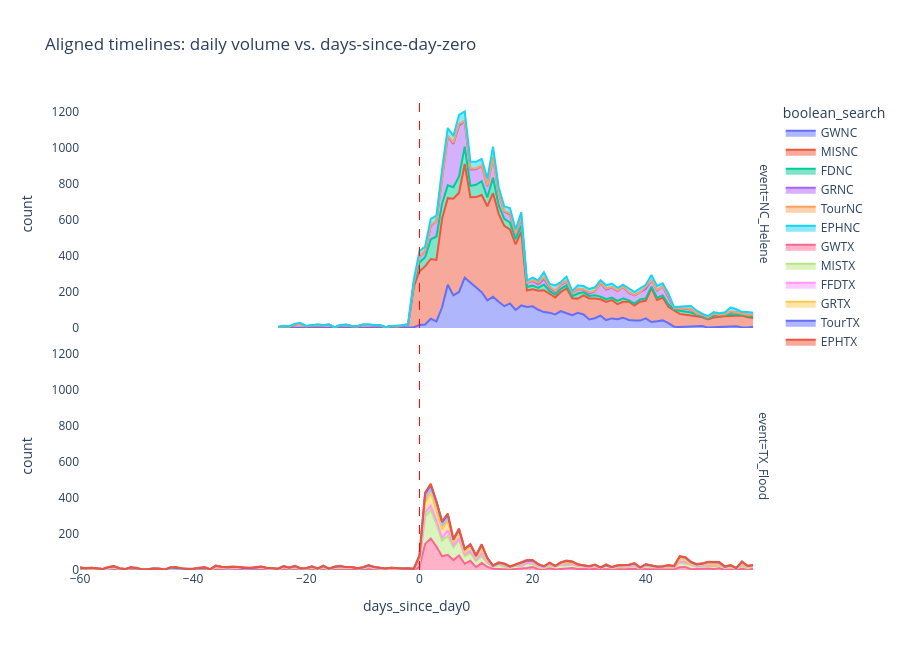

The cell this chart's notebook holds for it:
### Markdown cell above
### 7.2 Aligned-timeline streamgraph — event arcs on a common axis

Daily document volume per boolean search, with each event's x-axis re-centered so day-zero = 0. Lets you compare "how does the arc of LA Fires discourse compare to NC Helene" without the events' actual calendar positions getting in the way.

### Code cell
rows = []
for event, day0_str in EVENT_DAY_ZERO.items():
    day0 = datetime.fromisoformat(day0_str).replace(tzinfo=timezone.utc)
    for bs in BOOLEAN_SEARCHES:
        if bs["event"] != event:
            continue
        sub = df[df[f"bool_{bs['name']}"] & df["timestamp"].between(
            day0 - timedelta(days=WINDOW_DAYS), day0 + timedelta(days=WINDOW_DAYS))]
        if sub.empty:
            continue
        daily = sub.groupby(sub["timestamp"].dt.date).size().reset_index(name="count")
        daily["days_since_day0"] = daily["timestamp"].apply(
            lambda d: (datetime.combine(d, datetime.min.time(), tzinfo=timezone.utc) - day0).days)
        daily["event"] = event
        daily["boolean_search"] = bs["name"]
        rows.append(daily[["days_since_day0", "count", "event", "boolean_search"]])

if rows:
    aligned = pd.concat(rows, ignore_index=True)
    fig_aligned = px.area(aligned, x="days_since_day0", y="count", color="boolean_search",
                          facet_row="event", title="Aligned timelines: daily volume vs. days-since-day-zero",
                          height=650)
    fig_aligned.add_vline(x=0, line=dict(color="red", width=1, dash="dash"))
    fig_aligned.update_layout(plot_bgcolor="white")
    fig_aligned.write_html(str(OUTPUT_DIR / "aligned_timelines.html"), include_plotlyjs="cdn")
    fig_aligned.show()
else:
    print("  No data in event windows to plot aligned timelines.")

### Figure 1 — Plotly figure (JSON) as saved in the notebook; plotly's stock layout.template omitted (floating-point values rounded to 4 significant figures)
{"data": [{"fillpattern": {"shape": ""}, "hovertemplate": "boolean_search=GWNC<br>event=NC_Helene<br>days_since_day0=%{x}<br>count=%{y}<extra></extra>", "legendgroup": "GWNC", "line": {"color": "#636efa"}, "marker": {"symbol": "circle"}, "mode": "lines", "name": "GWNC", "orientation": "v", "showlegend": true, "stackgroup": "1", "type": "scatter", "x": [-25, -24, -21, -17, -16, -14, -11, -8, -7, -3, -2, -1, 0, 1, 2, 3, 4, 5, 6, 7, 8, 9, 10, 11, 12, 13, 14, 15, 16, 17, 18, 19, 20, 21, 22, 23, 24, 25, 26, 27, 28, 29, 30, 31, 32, 33, 34, 35, 36, 37, 38, 39, 40, 41, 42, 43, 44, 45, 46, 47, 48, 49, 50, 51, 52, 53, 54, 55, 56, 57, 58, 59], "xaxis": "x2", "y": [2, 1, 1, 1, 1, 1, 1, 1, 1, 1, 1, 4, 17, 19, 51, 37, 115, 240, 181, 200, 279, 252, 229, 199, 153, 173, 145, 121, 136, 100, 125, 116, 120, 101, 88, 85, 75, 93, 82, 71, 84, 75, 47, 54, 68, 44, 53, 49, 57, 44, 41, 41, 53, 33, 37, 42, 27, 7, 5, 7, 7, 8, 11, 2, 4, 3, 6, 10, 9, 3, 2, 7], "yaxis": "y2"}, {"fillpattern": {"shape": ""}, "hovertemplate": "boolean_search=MISNC<br>event=NC_Helene<br>days_since_day0=%{x}<br>count=%{y}<extra></extra>", "legendgroup": "MISNC", "line": {"color": "#EF553B"}, "marker": {"symbol": "circle"}, "mode": "lines", "name": "MISNC", "orientation": "v", "showlegend": true, "stackgroup": "1", "type": "scatter", "x": [-25, -24, -23, -22, -21, -20, -19, -18, -17, -16, -15, -14, -13, -12, -11, -10, -9, -8, -7, -6, -5, -4, -3, -2, -1, 0, 1, 2, 3, 4, 5, 6, 7, 8, 9, 10, 11, 12, 13, 14, 15, 16, 17, 18, 19, 20, 21, 22, 23, 24, 25, 26, 27, 28, 29, 30, 31, 32, 33, 34, 35, 36, 37, 38, 39, 40, 41, 42, 43, 44, 45, 46, 47, 48, 49, 50, 51, 52, 53, 54, 55, 56, 57, 58, 59], "xaxis": "x2", "y": [3, 6, 5, 20, 22, 9, 14, 13, 12, 16, 3, 13, 16, 9, 5, 17, 16, 12, 12, 4, 9, 8, 11, 16, 224, 298, 323, 332, 341, 491, 481, 537, 551, 632, 474, 498, 539, 523, 576, 489, 446, 411, 364, 410, 92, 95, 106, 121, 105, 94, 107, 138, 94, 79, 106, 117, 110, 91, 101, 102, 83, 88, 102, 83, 105, 98, 189, 118, 127, 91, 90, 73, 66, 64, 57, 48, 45, 54, 60, 59, 56, 58, 66, 58, 48], "yaxis": "y2"}, {"fillpattern": {"shape": ""}, "hovertemplate": "boolean_search=FDNC<br>event=NC_Helene<br>days_since_day0=%{x}<br>count=%{y}<extra></extra>", "legendgroup": "FDNC", "line": {"color": "#00cc96"}, "marker": {"symbol": "circle"}, "mode": "lines", "name": "FDNC", "orientation": "v", "showlegend": true, "stackgroup": "1", "type": "scatter", "x": [-24, -23, -17, -16, -13, -11, -10, -5, -2, -1, 0, 1, 2, 3, 4, 5, 6, 7, 8, 9, 10, 11, 12, 13, 14, 15, 16, 17, 18, 19, 20, 21, 22, 23, 24, 25, 26, 27, 28, 29, 30, 31, 32, 33, 34, 35, 36, 37, 38, 39, 40, 41, 42, 43, 44, 45, 46, 47, 48, 49, 50, 51, 52, 53, 54, 55, 56, 57, 58, 59], "xaxis": "x2", "y": [1, 2, 1, 1, 1, 1, 1, 1, 1, 12, 49, 51, 109, 130, 85, 71, 64, 91, 96, 63, 68, 77, 49, 85, 48, 39, 39, 29, 34, 20, 20, 16, 32, 16, 16, 17, 17, 12, 28, 17, 14, 18, 15, 15, 14, 18, 19, 7, 11, 12, 13, 7, 13, 12, 14, 4, 17, 17, 15, 9, 6, 6, 11, 5, 5, 10, 9, 5, 7, 10], "yaxis": "y2"}, {"fillpattern": {"shape": ""}, "hovertemplate": "boolean_search=GRNC<br>event=NC_Helene<br>days_since_day0=%{x}<br>count=%{y}<extra></extra>", "legendgroup": "GRNC", "line": {"color": "#ab63fa"}, "marker": {"symbol": "circle"}, "mode": "lines", "name": "GRNC", "orientation": "v", "showlegend": true, "stackgroup": "1", "type": "scatter", "x": [-24, -23, -17, -16, -14, -13, -11, -5, -2, -1, 0, 1, 2, 3, 4, 5, 6, 7, 8, 9, 10, 11, 12, 13, 14, 15, 16, 17, 18, 19, 20, 21, 22, 23, 24, 25, 26, 27, 28, 29, 30, 31, 32, 33, 34, 35, 36, 37, 38, 39, 40, 41, 42, 43, 44, 45, 46, 47, 48, 49, 50, 51, 52, 53, 54, 55, 56, 57, 58, 59], "xaxis": "x2", "y": [1, 1, 1, 1, 1, 1, 1, 1, 1, 13, 30, 35, 75, 86, 139, 271, 241, 282, 141, 91, 87, 85, 62, 114, 65, 39, 45, 28, 41, 22, 26, 20, 31, 19, 15, 24, 21, 17, 24, 15, 13, 21, 74, 53, 55, 54, 65, 41, 46, 41, 53, 35, 40, 49, 35, 7, 14, 16, 17, 6, 6, 6, 9, 5, 6, 13, 11, 7, 7, 10], "yaxis": "y2"}, {"fillpattern": {"shape": ""}, "hovertemplate": "boolean_search=TourNC<br>event=NC_Helene<br>days_since_day0=%{x}<br>count=%{y}<extra></extra>", "legendgroup": "TourNC", "line": {"color": "#FFA15A"}, "marker": {"symbol": "circle"}, "mode": "lines", "name": "TourNC", "orientation": "v", "showlegend": true, "stackgroup": "1", "type": "scatter", "x": [-2, 0, 1, 2, 3, 4, 5, 6, 7, 8, 9, 10, 11, 12, 13, 14, 15, 16, 17, 18, 19, 20, 21, 22, 23, 24, 25, 26, 27, 28, 29, 30, 31, 32, 33, 34, 35, 36, 37, 38, 40, 42, 43, 44, 45, 47, 48, 50, 52, 53, 55], "xaxis": "x2", "y": [1, 3, 1, 2, 2, 10, 6, 6, 10, 3, 6, 4, 3, 4, 1, 2, 3, 6, 4, 5, 2, 3, 8, 10, 6, 5, 4, 4, 2, 2, 2, 6, 2, 2, 6, 3, 2, 2, 5, 3, 11, 3, 1, 11, 1, 3, 3, 2, 1, 1, 3], "yaxis": "y2"}, {"fillpattern": {"shape": ""}, "hovertemplate": "boolean_search=EPHNC<br>event=NC_Helene<br>days_since_day0=%{x}<br>count=%{y}<extra></extra>", "legendgroup": "EPHNC", "line": {"color": "#19d3f3"}, "marker": {"symbol": "circle"}, "mode": "lines", "name": "EPHNC", "orientation": "v", "showlegend": true, "stackgroup": "1", "type": "scatter", "x": [-25, -24, -23, -22, -21, -20, -19, -18, -17, -15, -14, -13, -12, -11, -10, -9, -8, -7, -6, -4, -3, -2, -1, 0, 1, 2, 3, 4, 5, 6, 7, 8, 9, 10, 11, 12, 13, 14, 15, 16, 17, 18, 19, 20, 21, 22, 23, 24, 25, 26, 27, 28, 29, 30, 31, 32, 33, 34, 35, 36, 37, 38, 39, 40, 41, 42, 43, 44, 45, 46, 47, 48, 49, 50, 51, 52, 53, 54, 55, 56, 57, 58, 59], "xaxis": "x2", "y": [2, 3, 2, 4, 4, 3, 1, 8, 2, 1, 2, 1, 3, 3, 1, 5, 3, 3, 2, 4, 3, 2, 15, 29, 24, 37, 28, 43, 42, 38, 50, 52, 39, 37, 36, 39, 58, 33, 27, 29, 22, 28, 11, 15, 13, 27, 14, 31, 10, 23, 10, 20, 18, 19, 21, 15, 18, 20, 17, 9, 19, 15, 21, 12, 30, 22, 17, 14, 7, 11, 11, 16, 16, 6, 7, 9, 8, 11, 22, 17, 8, 14, 9], "yaxis": "y2"}, {"fillpattern": {"shape": ""}, "hovertemplate": "boolean_search=GWTX<br>event=TX_Flood<br>days_since_day0=%{x}<br>count=%{y}<extra></extra>", "legendgroup": "GWTX", "line": {"color": "#FF6692"}, "marker": {"symbol": "circle"}, "mode": "lines", "name": "GWTX", "orientation": "v", "showlegend": true, "stackgroup": "1", "type": "scatter", "x": [-60, -57, -55, -54, -53, -52, -51, -50, -48, -47, -46, -44, -43, -41, -39, -38, -36, -35, -34, -33, -32, -30, -29, -28, -27, -26, -25, -24, -23, -22, -19, -17, -16, -15, -14, -13, -12, -10, -9, -8, -7, -6, -5, -4, -3, -1, 0, 1, 2, 3, 4, 5, 6, 7, 8, 9, 10, 11, 12, 13, 14, 15, 16, 17, 18, 19, 20, 21, 22, 23, 24, 25, 26, 27, 28, 29, 30, 31, 32, 33, 34, 35, 36, 37, 38, 39, 40, 41, 42, 43, 44, 45, 46, 47, 48, 49, 50, 51, 52, 53, 54, 55, 56, 57, 58, 59], "xaxis": "x", "y": [3, 1, 4, 4, 1, 1, 4, 2, 1, 1, 2, 3, 1, 1, 3, 1, 5, 4, 3, 3, 1, 1, 1, 3, 2, 2, 2, 4, 3, 5, 5, 4, 1, 2, 4, 3, 1, 2, 6, 4, 1, 1, 1, 1, 1, 1, 17, 145, 175, 130, 76, 84, 55, 81, 35, 51, 16, 39, 17, 7, 6, 3, 3, 6, 8, 11, 17, 4, 3, 10, 3, 7, 7, 11, 5, 6, 5, 7, 4, 3, 2, 5, 7, 6, 7, 2, 3, 4, 4, 3, 3, 4, 15, 16, 4, 6, 6, 8, 5, 9, 2, 2, 1, 7, 4, 5], "yaxis": "y"}, {"fillpattern": {"shape": ""}, "hovertemplate": "boolean_search=MISTX<br>event=TX_Flood<br>days_since_day0=%{x}<br>count=%{y}<extra></extra>", "legendgroup": "MISTX", "line": {"color": "#B6E880"}, "marker": {"symbol": "circle"}, "mode": "lines", "name": "MISTX", "orientation": "v", "showlegend": true, "stackgroup": "1", "type": "scatter", "x": [-60, -59, -58, -57, -56, -55, -54, -53, -52, -51, -50, -49, -48, -47, -46, -45, -44, -43, -42, -41, -40, -39, -38, -37, -36, -35, -34, -33, -32, -31, -30, -29, -28, -27, -26, -25, -24, -23, -22, -21, -20, -19, -18, -17, -16, -15, -14, -13, -12, -11, -10, -9, -8, -7, -6, -5, -4, -3, -2, -1, 0, 1, 2, 3, 4, 5, 6, 7, 8, 9, 10, 11, 12, 13, 14, 15, 16, 17, 18, 19, 20, 21, 22, 23, 24, 25, 26, 27, 28, 29, 30, 31, 32, 33, 34, 35, 36, 37, 38, 39, 40, 41, 42, 43, 44, 45, 46, 47, 48, 49, 50, 51, 52, 53, 54, 55, 56, 57, 58, 59], "xaxis": "x", "y": [7, 6, 10, 5, 5, 3, 9, 6, 4, 7, 6, 3, 3, 6, 3, 2, 5, 8, 7, 4, 5, 7, 10, 4, 7, 8, 5, 7, 13, 10, 8, 10, 9, 5, 4, 1, 11, 6, 8, 7, 7, 8, 5, 10, 2, 11, 10, 7, 14, 10, 8, 11, 6, 8, 4, 9, 6, 5, 8, 3, 22, 150, 159, 125, 88, 105, 72, 85, 42, 42, 35, 38, 22, 10, 24, 14, 11, 18, 13, 26, 15, 15, 8, 10, 17, 21, 20, 19, 14, 14, 9, 13, 6, 20, 6, 11, 7, 10, 12, 7, 18, 13, 11, 12, 14, 11, 27, 21, 24, 12, 13, 14, 15, 14, 11, 11, 9, 14, 6, 14], "yaxis": "y"}, {"fillpattern": {"shape": ""}, "hovertemplate": "boolean_search=FFDTX<br>event=TX_Flood<br>days_since_day0=%{x}<br>count=%{y}<extra></extra>", "legendgroup": "FFDTX", "line": {"color": "#FF97FF"}, "marker": {"symbol": "circle"}, "mode": "lines", "name": "FFDTX", "orientation": "v", "showlegend": true, "stackgroup": "1", "type": "scatter", "x": [-60, -59, -58, -57, -55, -54, -53, -51, -50, -47, -46, -44, -40, -38, -36, -35, -34, -33, -32, -30, -29, -28, -27, -26, -25, -24, -23, -22, -21, -20, -19, -18, -17, -16, -15, -14, -13, -12, -10, -9, -8, -7, -6, -5, -3, -1, 0, 1, 2, 3, 4, 5, 6, 7, 8, 9, 10, 11, 12, 13, 14, 15, 16, 17, 18, 19, 20, 21, 22, 23, 25, 26, 27, 28, 30, 31, 32, 33, 34, 35, 36, 37, 38, 39, 40, 41, 42, 43, 44, 45, 46, 47, 48, 49, 50, 51, 52, 53, 54, 55, 57, 58, 59], "xaxis": "x", "y": [2, 2, 1, 2, 4, 3, 1, 2, 1, 1, 1, 3, 1, 1, 5, 3, 3, 3, 1, 1, 1, 3, 2, 2, 2, 3, 2, 4, 1, 1, 3, 1, 4, 2, 2, 4, 3, 1, 2, 4, 3, 1, 1, 1, 1, 2, 6, 24, 23, 20, 15, 31, 9, 11, 10, 13, 5, 15, 6, 1, 3, 7, 1, 3, 4, 2, 10, 3, 4, 7, 3, 6, 4, 4, 1, 1, 2, 1, 3, 3, 5, 4, 8, 2, 4, 3, 1, 2, 2, 1, 5, 8, 2, 3, 6, 5, 5, 4, 1, 1, 6, 5, 3], "yaxis": "y"}, {"fillpattern": {"shape": ""}, "hovertemplate": "boolean_search=GRTX<br>event=TX_Flood<br>days_since_day0=%{x}<br>count=%{y}<extra></extra>", "legendgroup": "GRTX", "line": {"color": "#FECB52"}, "marker": {"symbol": "circle"}, "mode": "lines", "name": "GRTX", "orientation": "v", "showlegend": true, "stackgroup": "1", "type": "scatter", "x": [-60, -59, -57, -55, -54, -53, -51, -50, -47, -46, -44, -43, -42, -40, -38, -36, -35, -34, -33, -32, -30, -29, -28, -27, -26, -25, -24, -23, -22, -21, -20, -19, -18, -17, -16, -15, -14, -13, -12, -10, -9, -8, -7, -6, -5, -4, -3, -2, -1, 0, 1, 2, 3, 4, 5, 6, 7, 8, 9, 10, 11, 12, 13, 14, 15, 16, 17, 18, 19, 20, 21, 22, 23, 24, 25, 26, 27, 28, 29, 30, 31, 32, 33, 34, 35, 36, 37, 38, 39, 40, 41, 42, 43, 44, 45, 46, 47, 48, 49, 50, 51, 52, 53, 54, 55, 57, 58, 59], "xaxis": "x", "y": [2, 1, 2, 4, 3, 1, 2, 2, 1, 1, 3, 1, 1, 1, 1, 6, 3, 3, 3, 1, 1, 1, 3, 2, 2, 2, 3, 2, 4, 1, 1, 3, 1, 3, 2, 2, 3, 3, 1, 2, 4, 4, 1, 1, 1, 1, 1, 1, 1, 21, 56, 72, 58, 47, 52, 17, 31, 12, 23, 10, 23, 13, 3, 3, 6, 2, 1, 10, 9, 9, 7, 5, 7, 1, 6, 8, 6, 5, 3, 4, 4, 2, 1, 3, 2, 6, 6, 8, 2, 5, 5, 1, 2, 2, 2, 15, 11, 4, 6, 6, 8, 4, 5, 1, 2, 8, 4, 4], "yaxis": "y"}, {"fillpattern": {"shape": ""}, "hovertemplate": "boolean_search=TourTX<br>event=TX_Flood<br>days_since_day0=%{x}<br>count=%{y}<extra></extra>", "legendgroup": "TourTX", "line": {"color": "#636efa"}, "marker": {"symbol": "circle"}, "mode": "lines", "name": "TourTX", "orientation": "v", "showlegend": true, "stackgroup": "1", "type": "scatter", "x": [-58, -54, -39, -20, -18, -17, -7, -6, 0, 1, 2, 3, 4, 5, 6, 7, 8, 9, 10, 11, 12, 13, 14, 15, 16, 17, 18, 19, 20, 21, 23, 24, 25, 26, 27, 28, 29, 30, 31, 33, 34, 35, 36, 37, 38, 40, 42, 44, 45, 46, 47, 48, 49, 50, 51, 52, 53, 54, 55, 57, 58, 59], "xaxis": "x", "y": [1, 1, 1, 1, 1, 1, 1, 1, 13, 51, 41, 46, 40, 36, 15, 15, 17, 11, 11, 25, 7, 3, 3, 4, 1, 1, 5, 3, 2, 3, 5, 2, 4, 9, 6, 2, 2, 2, 4, 1, 2, 4, 2, 2, 1, 1, 1, 5, 3, 13, 14, 8, 4, 3, 9, 13, 9, 2, 10, 11, 3, 1], "yaxis": "y"}, {"fillpattern": {"shape": ""}, "hovertemplate": "boolean_search=EPHTX<br>event=TX_Flood<br>days_since_day0=%{x}<br>count=%{y}<extra></extra>", "legendgroup": "EPHTX", "line": {"color": "#EF553B"}, "marker": {"symbol": "circle"}, "mode": "lines", "name": "EPHTX", "orientation": "v", "showlegend": true, "stackgroup": "1", "type": "scatter", "x": [-59, -58, -56, -55, -54, -53, -52, -50, -48, -47, -46, -45, -44, -43, -42, -41, -39, -38, -36, -34, -33, -32, -31, -30, -29, -28, -27, -24, -23, -22, -21, -20, -19, -18, -17, -15, -14, -10, -9, -7, -6, -4, -2, 0, 1, 2, 3, 4, 5, 6, 7, 8, 9, 10, 11, 12, 13, 14, 15, 16, 17, 18, 19, 20, 21, 22, 23, 25, 26, 27, 28, 29, 31, 32, 33, 34, 35, 36, 37, 38, 39, 40, 41, 42, 43, 44, 45, 46, 47, 48, 49, 50, 51, 52, 53, 54, 55, 56, 57, 58, 59], "xaxis": "x", "y": [2, 1, 1, 2, 2, 1, 1, 2, 1, 1, 1, 1, 2, 7, 1, 2, 2, 3, 1, 2, 3, 1, 2, 2, 3, 1, 1, 1, 1, 2, 1, 1, 2, 1, 2, 3, 3, 2, 2, 2, 1, 1, 1, 2, 4, 9, 3, 5, 6, 4, 8, 1, 4, 6, 3, 2, 2, 4, 2, 2, 2, 2, 4, 3, 1, 1, 2, 2, 2, 1, 2, 2, 1, 1, 5, 1, 1, 1, 1, 2, 2, 1, 1, 1, 2, 2, 1, 2, 1, 4, 2, 3, 2, 2, 3, 3, 1, 2, 1, 1, 1], "yaxis": "y"}], "layout": {"annotations": [{"showarrow": false, "text": "event=TX_Flood", "textangle": 90, "x": 0.98, "xanchor": "left", "xref": "paper", "y": 0.2425, "yanchor": "middle", "yref": "paper"}, {"showarrow": false, "text": "event=NC_Helene", "textangle": 90, "x": 0.98, "xanchor": "left", "xref": "paper", "y": 0.7575, "yanchor": "middle", "yref": "paper"}], "height": 650, "legend": {"title": {"text": "boolean_search"}, "tracegroupgap": 0}, "plot_bgcolor": "white", "shapes": [{"line": {"color": "red", "dash": "dash", "width": 1}, "type": "line", "x0": 0, "x1": 0, "xref": "x", "y0": 0, "y1": 1, "yref": "y domain"}, {"line": {"color": "red", "dash": "dash", "width": 1}, "type": "line", "x0": 0, "x1": 0, "xref": "x2", "y0": 0, "y1": 1, "yref": "y2 domain"}], "title": {"text": "Aligned timelines: daily volume vs. days-since-day-zero"}, "xaxis": {"anchor": "y", "domain": [0, 0.98], "title": {"text": "days_since_day0"}}, "xaxis2": {"anchor": "y2", "domain": [0, 0.98], "matches": "x", "showticklabels": false}, "yaxis": {"anchor": "x", "domain": [0, 0.485], "title": {"text": "count"}}, "yaxis2": {"anchor": "x2", "domain": [0.515, 1], "matches": "y", "title": {"text": "count"}}}}
